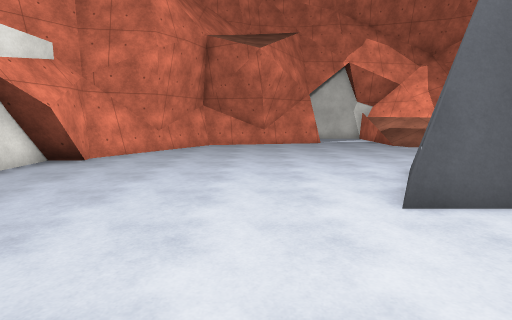
View 1 (above)

13 first-person views from a walk through a scene from a Unity 3-D project. The camera is 1.5 m above the floor, tilts 8° down and sees 80° across. The floor is counted in squares, 1.12 m on a side. Each view is taken from the middle of a square. On the plan, view 1 faces up. The plan holds only what a view shows up to about 14 squares ahead; the rest is blank. The place goes on beyond the plan. The player character is not drawn. Surface patterns are stand-ins for the level's own textures.

View 2
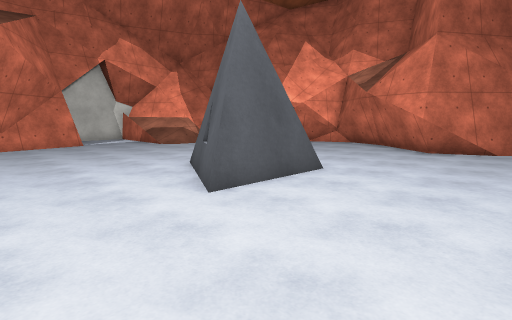

View 3
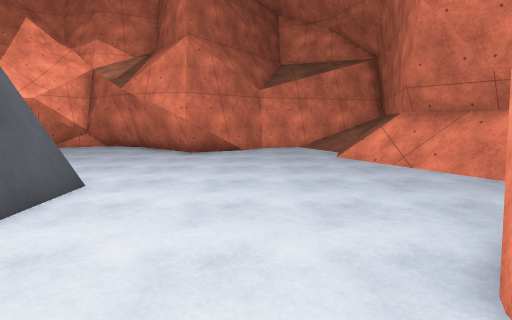

View 4
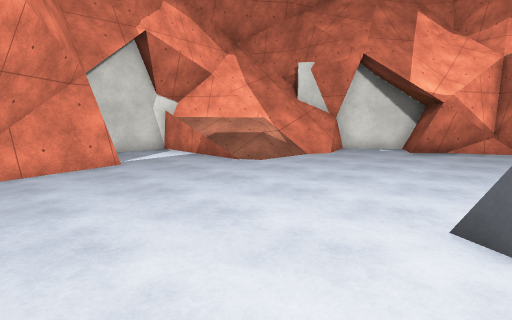

View 5
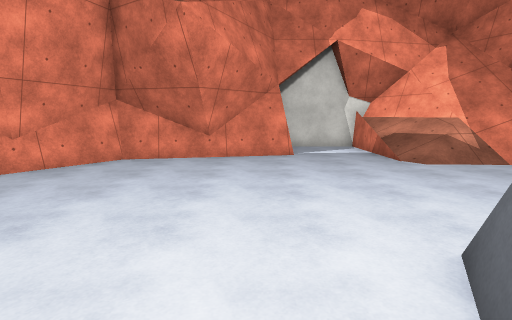

View 6
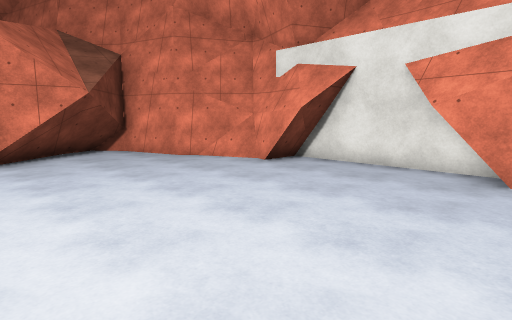

View 7
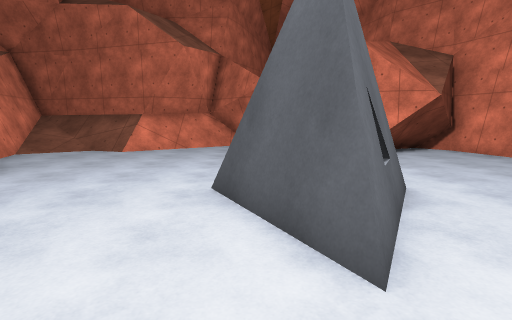

View 8
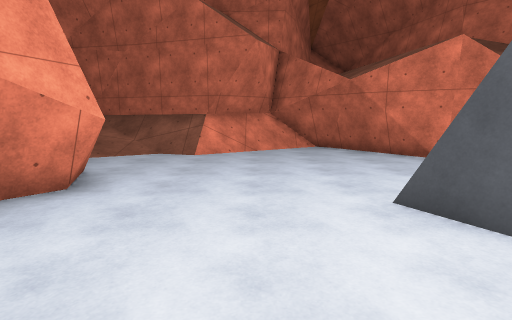

View 9
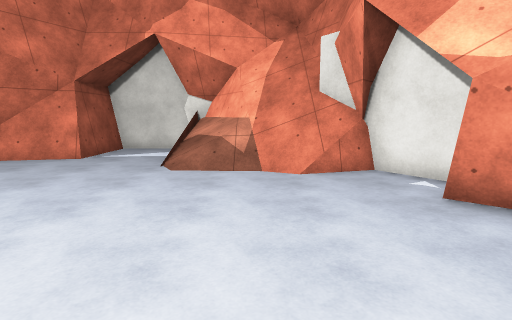

View 10
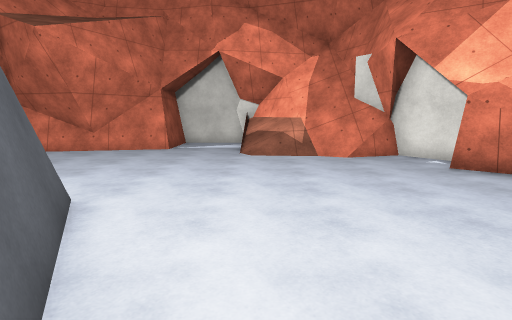

View 11
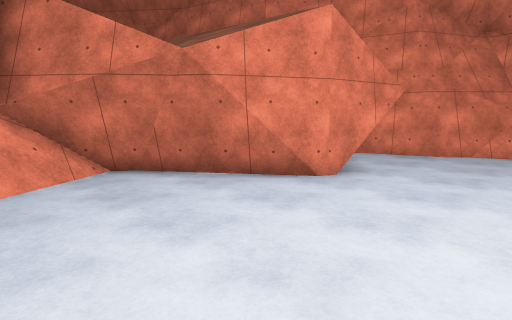

View 12
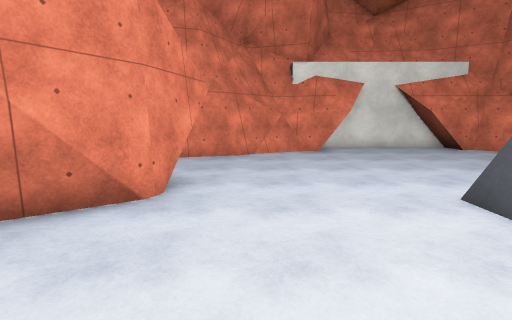

View 13
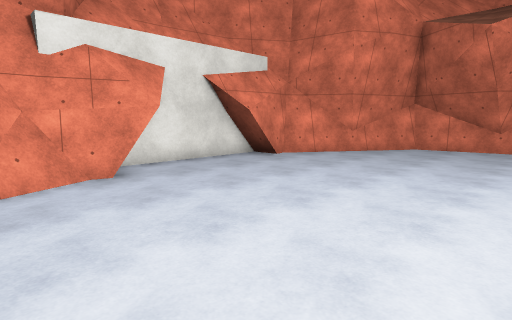

### Floor plan
Key: @ floor where view 1 was taken; # wall or solid block; . floor; / step, stairs or slope; = window, fence, low wall or low ledge; ^ raised ledge.
Columns run from 7 left of view 1 to 16 right of it. Each row starts with its distance up from view 1.
 19           #########
 18           #.../#//#
 17           #.../=//#
 16        ####...////#
 15     ####......////##
 14    ##.........////###
 13    #.............//.#
 12   ##................##
 11  ##.................##
 10  #.................###
  9 ##..................##
  8 ##...................#
  7 #..........#........##
  6 #.........###.......##
  5 #.........###......##
  4 ###...............##
  3  ##...............##
  2   #................##
  1   ##................##
  0    #...@.............#
 -1    #..####...........##
 -2    ##### ##....../////#
 -3           ##...///////#
 -4            ##.//###///#^
 -5             ####^  ^###
 -6               #

Where each view was taken, in squares from view 1:
view 1: 0 up, 0 right, facing up
view 2: 0 up, 1 left, facing up-right
view 3: 1 up, 0 right, facing right
view 4: 7 up, 0 right, facing up-right
view 5: 5 up, 2 right, facing up
view 6: 10 up, 2 right, facing down-left
view 7: 10 up, 5 right, facing down
view 8: 9 up, 8 right, facing down
view 9: 6 up, 9 right, facing up
view 10: 3 up, 7 right, facing up
view 11: 3 up, 8 right, facing down-left
view 12: 1 up, 7 right, facing left
view 13: 1 up, 2 right, facing up-left
